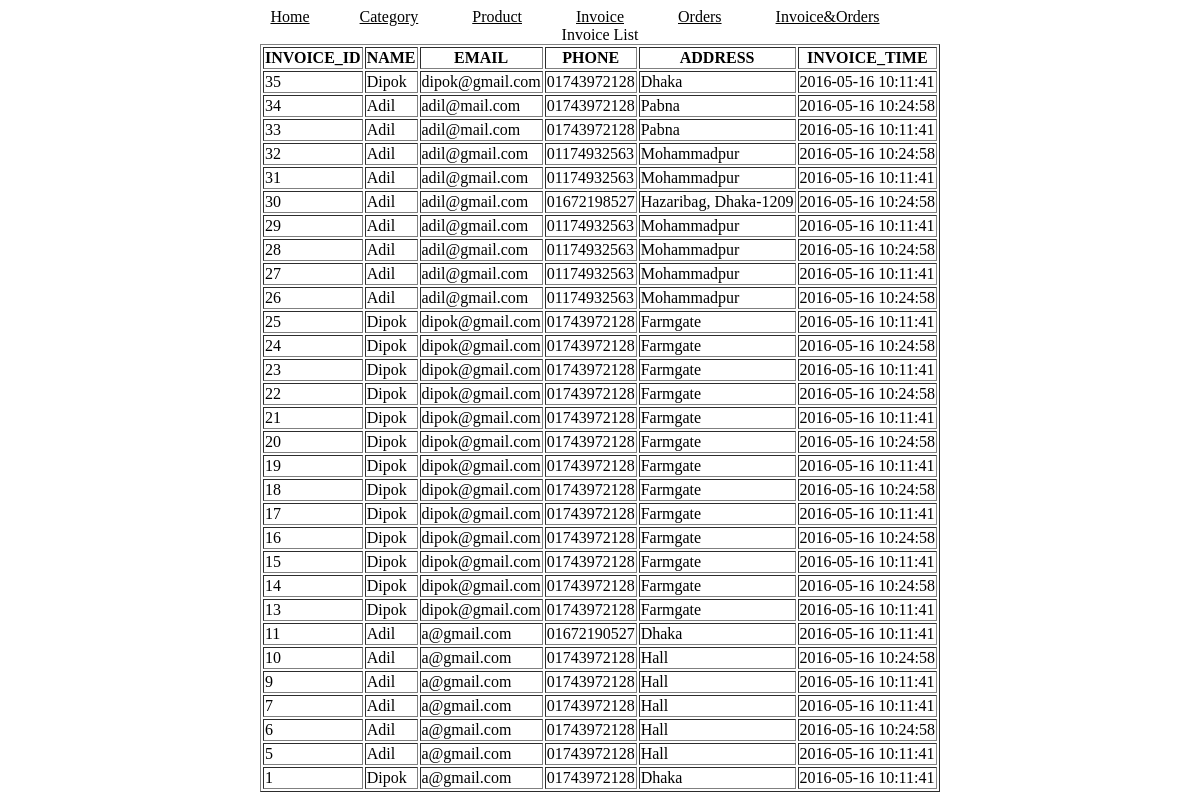
/invoices.php, run on the app's committed database.
### tables this page shows
CREATE TABLE `invoice` (
  `invoice_id` int(11) NOT NULL,
  `name` varchar(15) NOT NULL,
  `email` varchar(15) NOT NULL,
  `phone` varchar(15) NOT NULL,
  `address` varchar(25) NOT NULL,
  `invoice_time` timestamp NOT NULL DEFAULT CURRENT_TIMESTAMP ON UPDATE CURRENT_TIMESTAMP,
  `invoice_status` tinyint(1) NOT NULL,
  `total_price` int(11) NOT NULL
);

### invoices.php (the view, shortened to what this page needs)
<html>
	<head>
		<link rel="stylesheet" type="text/css" href= "link.css">
	</head>
	<body>
	<div width="100%" align="center">
		<a href="index.php">Home</a><a href="categories.php">Category</a> <a href="products.php?id">Product</a> <a href="invoices.php">Invoice</a> <a href="orders.php">Orders</a> <a href="merge.php">Invoice&Orders</a>
	</div>
<?php
	$server_name = "localhost";
	$user_name = "root";
	$user_pass = "";
	$database_name ="bagdoomdb";
	$conn = mysqli_connect($server_name, $user_name, $user_pass);
	if(mysqli_connect_errno()){
		echo mysqli_connect_error();
	}
	else{
		mysqli_select_db($conn, $database_name);
		$sql_query = "select * from Invoice order by invoice_id desc";
		$result = mysqli_query($conn, $sql_query);
		if($result == false){
			echo mysqli_error($conn);
		}
		else{
			echo "<div align ='center'>";
			echo "<table border='1'> ";
			echo "<caption>Invoice List</caption>";
			echo "<tr>";
				echo "<th>INVOICE_ID</th><th>NAME</th><th>EMAIL</th><th>PHONE</th><th>ADDRESS</th><th>INVOICE_TIME</th>";
			echo "</tr>";
			if (mysqli_num_rows($result)>0){
				while($row = mysqli_fetch_assoc($result)){
					echo "<tr><td>" .$row["invoice_id"]."</td><td>".$row["name"]."</td><td>".$row["email"]."</td><td>".$row["phone"]."</td><td>".$row["address"]."</td><td>".$row["invoice_time"]."</td></tr>";
				}
			}
			else {
				echo "<tr><td colspan='6'>0 results</td></tr>";
			}
			echo "</table>";
			echo "</div>";
		}
	}
?>
	</body>
</html>

### link.css (style rules this page uses)
a { color: black; border: 4px 4px 0 0; width:50px; height:20px; text-decoration: underline; padding-right: 50px; }

### data on the page
invoice: invoice_id "35", name "Dipok", email "dipok@gmail.com", phone "01743972128", address "Dhaka", invoice_time "2016-05-16 10:11:41"
invoice: invoice_id "34", name "Adil", email "adil@mail.com", phone "01743972128", address "Pabna", invoice_time "2016-05-16 10:24:58"
invoice: invoice_id "33", name "Adil", email "adil@mail.com", phone "01743972128", address "Pabna", invoice_time "2016-05-16 10:11:41"
invoice: invoice_id "32", name "Adil", email "adil@gmail.com", phone "01174932563", address "Mohammadpur", invoice_time "2016-05-16 10:24:58"
invoice: invoice_id "31", name "Adil", email "adil@gmail.com", phone "01174932563", address "Mohammadpur", invoice_time "2016-05-16 10:11:41"
invoice: invoice_id "30", name "Adil", email "adil@gmail.com", phone "01672198527", address "Hazaribag, Dhaka-1209", invoice_time "2016-05-16 10:24:58"
invoice: invoice_id "29", name "Adil", email "adil@gmail.com", phone "01174932563", address "Mohammadpur", invoice_time "2016-05-16 10:11:41"
invoice: invoice_id "28", name "Adil", email "adil@gmail.com", phone "01174932563", address "Mohammadpur", invoice_time "2016-05-16 10:24:58"
invoice: invoice_id "27", name "Adil", email "adil@gmail.com", phone "01174932563", address "Mohammadpur", invoice_time "2016-05-16 10:11:41"
invoice: invoice_id "26", name "Adil", email "adil@gmail.com", phone "01174932563", address "Mohammadpur", invoice_time "2016-05-16 10:24:58"
invoice: invoice_id "25", name "Dipok", email "dipok@gmail.com", phone "01743972128", address "Farmgate", invoice_time "2016-05-16 10:11:41"
invoice: invoice_id "24", name "Dipok", email "dipok@gmail.com", phone "01743972128", address "Farmgate", invoice_time "2016-05-16 10:24:58"
invoice: invoice_id "23", name "Dipok", email "dipok@gmail.com", phone "01743972128", address "Farmgate", invoice_time "2016-05-16 10:11:41"
invoice: invoice_id "22", name "Dipok", email "dipok@gmail.com", phone "01743972128", address "Farmgate", invoice_time "2016-05-16 10:24:58"
invoice: invoice_id "21", name "Dipok", email "dipok@gmail.com", phone "01743972128", address "Farmgate", invoice_time "2016-05-16 10:11:41"
invoice: invoice_id "20", name "Dipok", email "dipok@gmail.com", phone "01743972128", address "Farmgate", invoice_time "2016-05-16 10:24:58"
invoice: invoice_id "19", name "Dipok", email "dipok@gmail.com", phone "01743972128", address "Farmgate", invoice_time "2016-05-16 10:11:41"
invoice: invoice_id "18", name "Dipok", email "dipok@gmail.com", phone "01743972128", address "Farmgate", invoice_time "2016-05-16 10:24:58"
invoice: invoice_id "17", name "Dipok", email "dipok@gmail.com", phone "01743972128", address "Farmgate", invoice_time "2016-05-16 10:11:41"
invoice: invoice_id "16", name "Dipok", email "dipok@gmail.com", phone "01743972128", address "Farmgate", invoice_time "2016-05-16 10:24:58"
invoice: invoice_id "15", name "Dipok", email "dipok@gmail.com", phone "01743972128", address "Farmgate", invoice_time "2016-05-16 10:11:41"
invoice: invoice_id "14", name "Dipok", email "dipok@gmail.com", phone "01743972128", address "Farmgate", invoice_time "2016-05-16 10:24:58"
invoice: invoice_id "13", name "Dipok", email "dipok@gmail.com", phone "01743972128", address "Farmgate", invoice_time "2016-05-16 10:11:41"
invoice: invoice_id "11", name "Adil", email "a@gmail.com", phone "01672190527", address "Dhaka", invoice_time "2016-05-16 10:11:41"
invoice: invoice_id "10", name "Adil", email "a@gmail.com", phone "01743972128", address "Hall", invoice_time "2016-05-16 10:24:58"
invoice: invoice_id "9", name "Adil", email "a@gmail.com", phone "01743972128", address "Hall", invoice_time "2016-05-16 10:11:41"
invoice: invoice_id "7", name "Adil", email "a@gmail.com", phone "01743972128", address "Hall", invoice_time "2016-05-16 10:11:41"
invoice: invoice_id "6", name "Adil", email "a@gmail.com", phone "01743972128", address "Hall", invoice_time "2016-05-16 10:24:58"
invoice: invoice_id "5", name "Adil", email "a@gmail.com", phone "01743972128", address "Hall", invoice_time "2016-05-16 10:11:41"
invoice: invoice_id "1", name "Dipok", email "a@gmail.com", phone "01743972128", address "Dhaka", invoice_time "2016-05-16 10:11:41"
